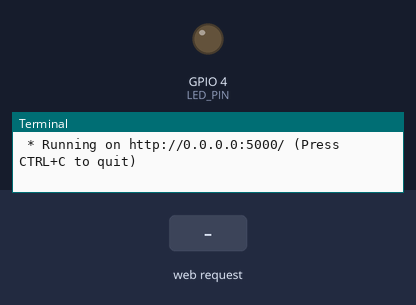
This program was run on a simulated Raspberry Pi (BCM pin numbers). Shown: output pins drawn as LEDs (lit = HIGH), the last lines printed to the terminal. The inputs (shaded band) are chosen by the test bench. The clock reads 2024-03-15 10:24:30 at power-on unless the program sets it.

Above: at 1.2 s.
1.3 s: HTTP request for /led/on received
At 2.3 s:
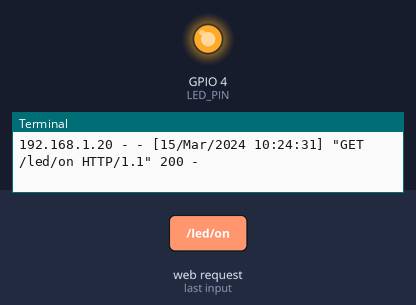
4.3 s: HTTP request for /led/off received
At 4.6 s:
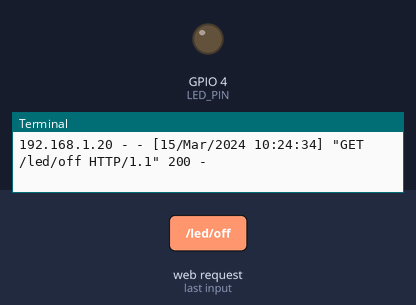
Timing chart, 0 to 7.3 s (numbered marks = the images above; inputs shaded):
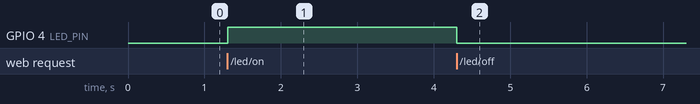

The program:

flask_led.py
```python
import RPi.GPIO as GPIO
from flask import Flask

#Flask 객체 생성
# __name__은 파일명
app = Flask(__name__)


LED_PIN = 4
GPIO.setmode(GPIO.BCM)
GPIO.setup(LED_PIN, GPIO.OUT)

@app.route("/")
def hello():
    return '''
        <p>Hello, Flask!!</p>
        <a href="/led/on">LED ON</a>
        <a href="/led/off">LED OFF</a>
    '''

@app.route("/led/<op>")
def led_op(op):
    if op == "on":
        GPIO.output(LED_PIN, GPIO.HIGH)
        return '''
            <p>LED ON</p>
            <a href="/">Go Home</a>
        '''
    elif op == "off":
        GPIO.output(LED_PIN, GPIO.LOW)
        return '''
            <p>LED OFF</p>
            <a href="/">Go Home</a>
        '''


# 터미널에서 직접 실행시킨 경우
if __name__=="__main__":
    try:
        app.run(host="0.0.0.0")
    finally:
        GPIO.cleanup()
# @app.route("/first")
# def first():
#     return '''
#     <p>LED ON</p>
#     <a href="/">Go Home</a>
#     '''

# @app.route("/second")
# def second():
#     return '''
#     <p>LED OFF</p>
#     <a href="/">Go Home</a>
#     '''
```

Measured:
- after the input at 1.3 s, GPIO 4 (LED_PIN): LOW → HIGH at once
- after the input at 4.3 s, GPIO 4 (LED_PIN): HIGH → LOW at once
